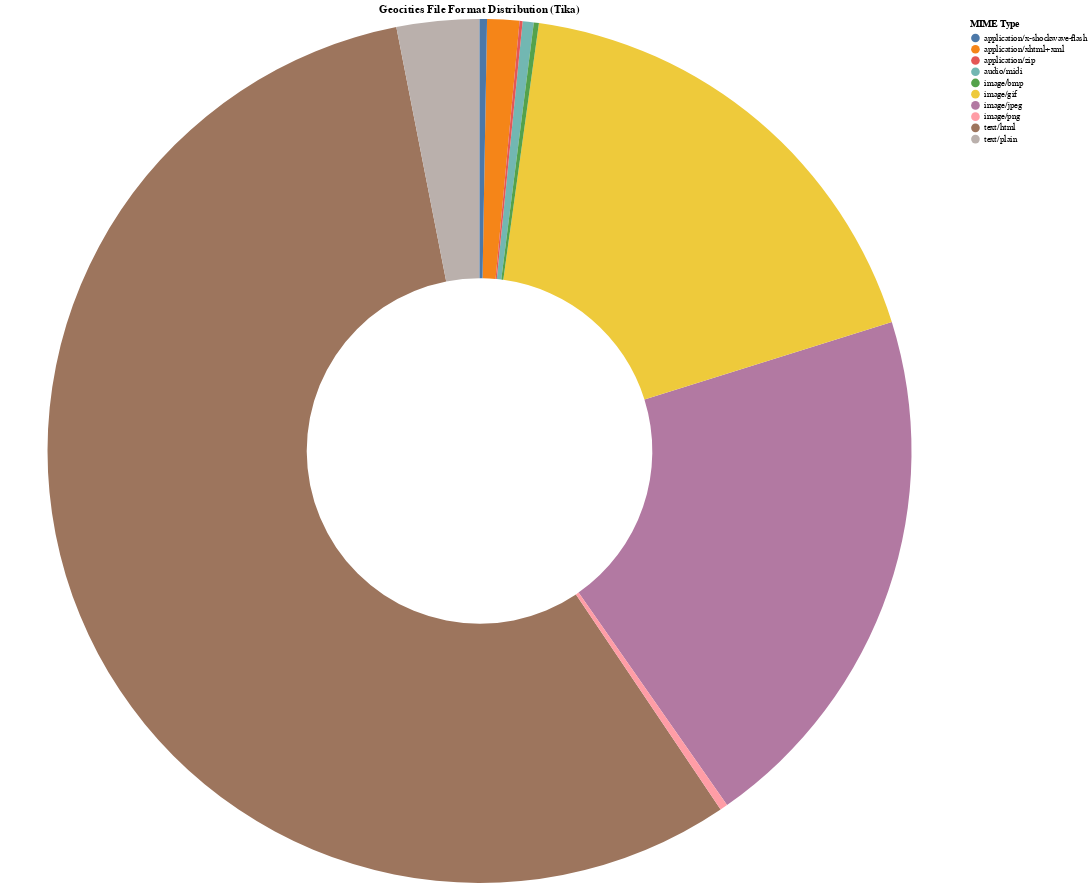

Source (notebook cell):
### Code cell
tika_base = (
    alt.Chart(tika.head(10))
    .mark_arc(innerRadius=200)
    .encode(
        theta=alt.Theta(field="Count", type="quantitative", stack=True),
        color=alt.Color(field="MIME Type", type="nominal"),
    )
  )

tika_base.properties(
    width=1100, height=1000, title="Geocities File Format Distribution (Tika)"
)

### Figure 1 — Vega-Lite specification as saved in the notebook (floating-point values rounded to 4 significant figures)
{"config": {"view": {"continuousWidth": 400, "continuousHeight": 300}}, "data": {"name": "data-a21190978357dcd82e6c387aed4e82a8"}, "mark": {"type": "arc", "innerRadius": 200}, "encoding": {"color": {"field": "MIME Type", "type": "nominal"}, "theta": {"field": "Count", "stack": true, "type": "quantitative"}}, "height": 1000, "title": "Geocities File Format Distribution (Tika)", "width": 1100, "$schema": "https://vega.github.io/schema/vega-lite/v4.17.0.json", "datasets": {"data-a21190978357dcd82e6c387aed4e82a8": [{"MIME Type": "text/html", "Count": 177231628}, {"MIME Type": "image/jpeg", "Count": 63276727}, {"MIME Type": "image/gif", "Count": 56553910}, {"MIME Type": "text/plain", "Count": 9705972}, {"MIME Type": "application/xhtml+xml", "Count": 3782317}, {"MIME Type": "audio/midi", "Count": 1302458}, {"MIME Type": "image/png", "Count": 909103}, {"MIME Type": "application/x-shockwave-flash", "Count": 873825}, {"MIME Type": "image/bmp", "Count": 597607}, {"MIME Type": "application/zip", "Count": 354007}]}}
